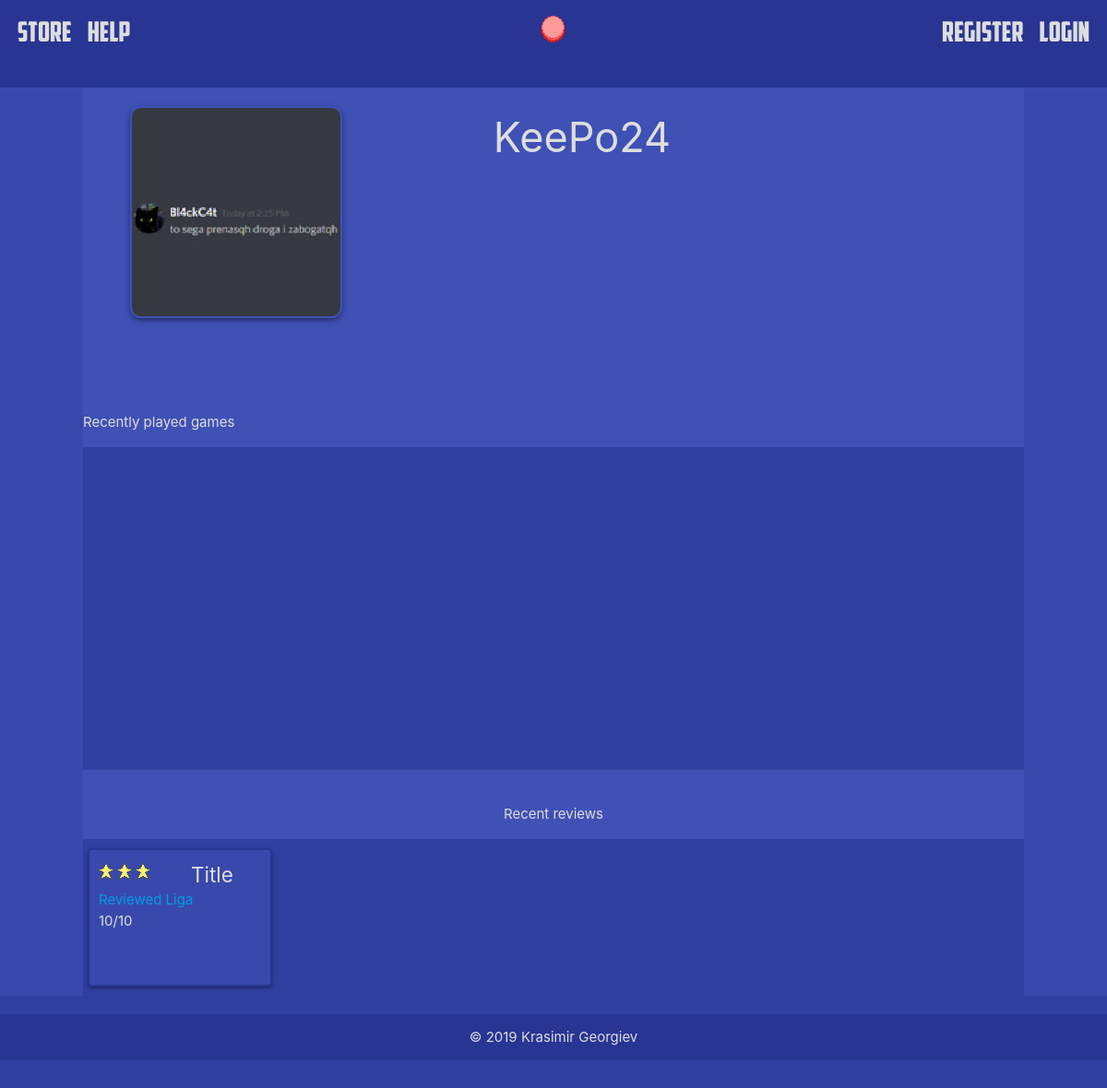
Before: /users/profile/1 with the older database file.
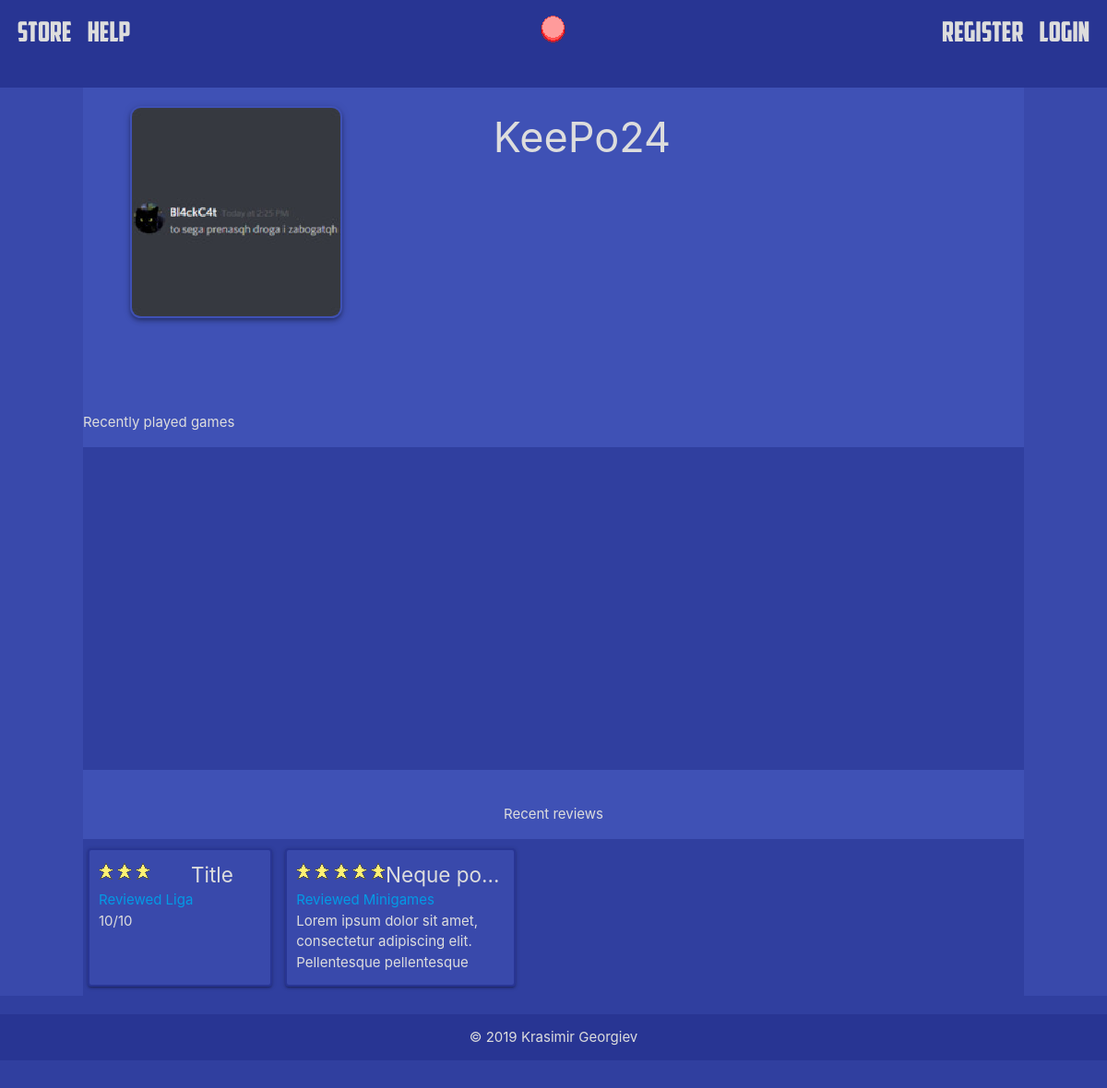
After: the same page with the newer database file.
### store/models.py (models this page shows, shortened)
class Review(models.Model):
	game = models.ForeignKey('Game', on_delete = models.CASCADE)
	user = models.ForeignKey(User, on_delete = models.CASCADE)
	title = models.CharField(max_length = 128)
	rating = models.IntegerField()
	description = models.TextField()

class Game(models.Model):
	name = models.CharField(max_length = 128)
	description = models.TextField()
	price = models.IntegerField()
	thumbnail = models.ImageField(upload_to = 'game_thumbnails/')
	takes_two_columns = models.BooleanField()
	game_files = models.FileField(upload_to ='games/')
	release_date = models.DateTimeField(auto_now_add = True)
	tags = models.ManyToManyField('Tag')
	platforms = models.ManyToManyField('Platform')
	owners = models.ManyToManyField(User)

### users/views.py (the view, shortened to what this page needs)
# urls.py: re_path(r'^profile/(?P<pk>\d+)$', views.profile, name = "profile")
def profile(request, pk):
	user = User.objects.get(pk=pk)
	profile = user.profile
	is_profile_owner = (user.pk == request.user.pk)
	reviews = Review.objects.filter(user=user)
	games = Game.objects.filter(owners=user)
	update_form = None
	return render(request, "users/profile.html",
			{"profile": profile,
			 "is_profile_owner": is_profile_owner,
			 "update_form": update_form,
			 "reviews": reviews,
			 "games": games}
	)

### users/templates/users/profile.html (shortened to what this page needs)
{% extends 'users/layout.html' %}
{% load static %}
{% block head %}
	{{ block.super }}
{% endblock %}
{% block content %}
	<div class = "container">
		<div class = "main-info row">
			<img src = "{{ profile.image.url }}" class = "col s12 m4 l3 z-depth-2" id = "user-icon">
			<div class = "col s12 m1 l2"></div>
			<div class = "account_info col s12 m7 l7">
				<p id = "username" class = "">{{ profile.user.username }}</p>
			</div>
		</div>
		<br>
		<br>
	</div>
	<br>
	<p>Recently played games</p>
	<div class = "game-tabs">
	</div>
	<br>
	<p class = "center">Recent reviews</p>
	<div class = "items-tab">
		{% for review in reviews %}
			<div class = "item-tab review indigo darken-1 z-depth-1">
				<div class = "valign-wrapper">
					<p id = "review-stars">
					{% for _ in ''|center:review.rating %}
						<img src = "{% static 'images/star_filled.png' %}">
					{% endfor %}
					</p>
					<p id = "review-title" class = "truncate">{{ review.title }}</p>
				</div>
				<a href = "{% url 'store:detail' review.game.pk %}" class = "truncate">Reviewed {{ review.game.name }}</a>
				<p id = "review-desc" class = "truncate">{{ review.description }}</p>
			</div>
		{% endfor %}
    </div>
{% endblock %}

Changed rows visible on the page:
added Review: rating 5 (drawn), title "Neque po…", game.name "Minigames", description "Lorem ipsum dolor sit amet, consectetur adipiscing elit. Pellentesque pellentesque…"
